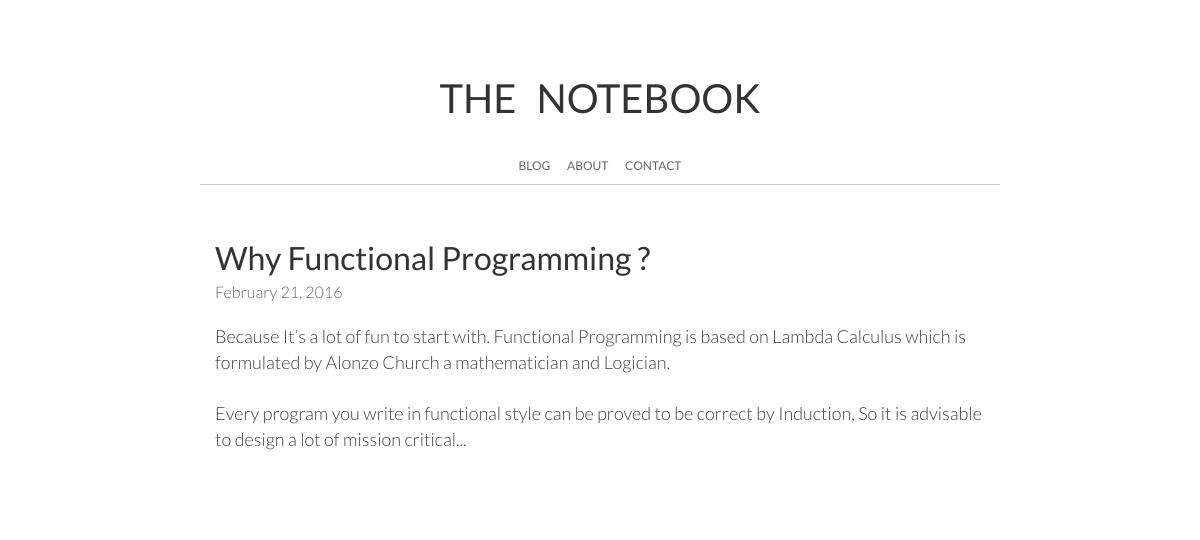
Before: / with the older database file.
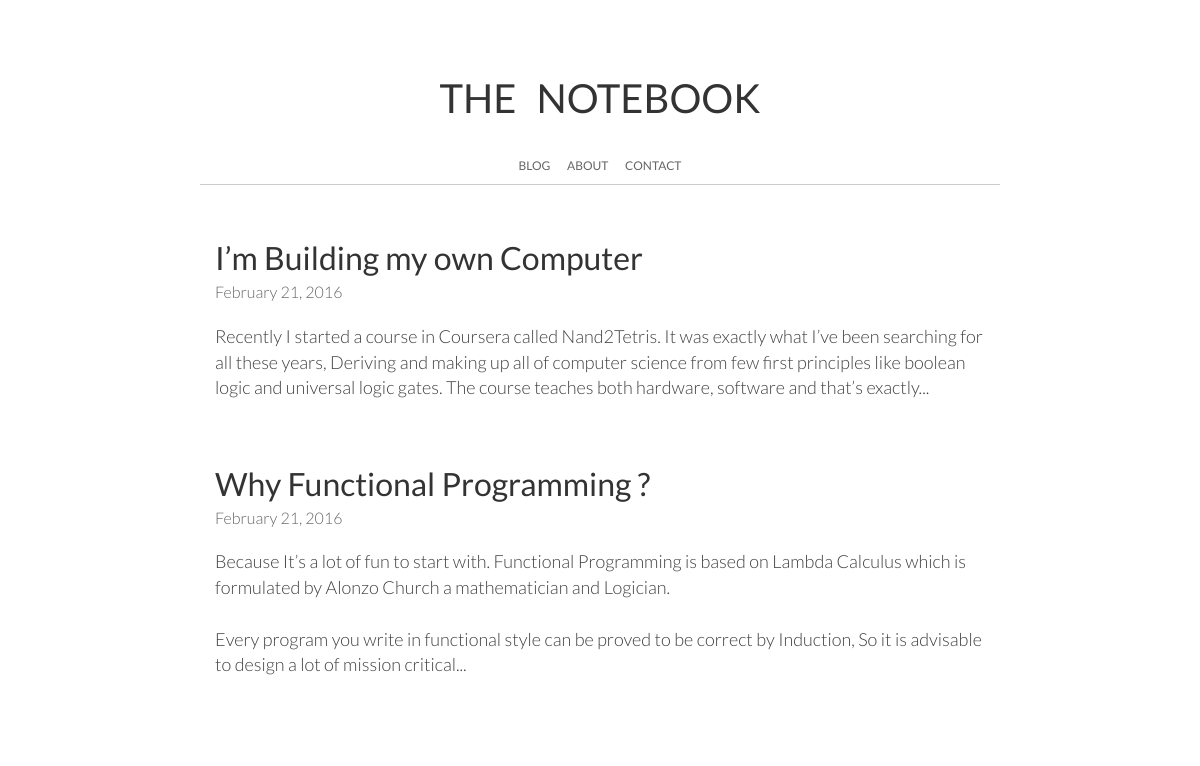
After: the same page with the newer database file.
### tables this page shows
CREATE TABLE "blog" (
	`id`	INTEGER PRIMARY KEY AUTOINCREMENT,
	`title`	TEXT,
	`article`	TEXT,
	`time`	TEXT
);

### server.py (the view)
@app.route('/')
def index():
	list_of_articles = db_connect()
	print list_of_articles
	return render_template('index.html', articles = list_of_articles ,summary = summary)

### server.py (called while the page is built)
def summary(article):
	pos = article.find(" ",300)
	return article[:pos]

def db_connect():
	conn = sqlite3.connect('/var/www/FlaskApps/Blog/example.db')
	c = conn.cursor()
	c.execute('SELECT id,title,article,time FROM blog order by id DESC')
	list_of_articles = c.fetchall()
	conn.close()
	return list_of_articles

### templates/index.html
{% extends "layout.html" %}
{% block content %}
    {% for item in articles %}
	<div class="title"><a href={{ "/post/%s"%item[0] }}>{{ item[1] }}</a></div>
	<span style="color:#666;font-size:16px;font-weight:300">{{ item[3] }}</span><br><br>
	{% autoescape false %}
	<div class="article">{{ summary(item[2])+"..." }}</div>
	{% endautoescape %}
	<br><br><br>
    {% endfor %}
{% endblock %}

### templates/layout.html (shortened to what this page needs)
<!DOCTYPE html>
<html>
<head>
    {% block head %}
	<link rel="stylesheet" type="text/css" href="/static/css/bootstrap.min.css">
	<link rel="stylesheet" type="text/css" href="/static/css/index.css">
	{% endblock %}
</head>
<body>
	<div class="container-fluid" style="margin-top:70px;">
	    <div class="row">
	    	<div class="col-md-2"></div>
	    	<div class="col-md-8 head">
	    		<div class="heading">
	    		    THE&ensp;NOTEBOOK
	    		    <br>
	    		    <p class="links">
	    		    	<a href="/">BLOG</a> &emsp; <a href="/about">ABOUT</a> &emsp; <a href="/contact">CONTACT</a>
	    		    </p>
	    		</div>
	    	</div>
	    	<div class="col-md-2"></div>
	    </div>
		<div class="row">
			<div class="col-md-2"></div>
			<div class="col-md-8">
				{% block content %}{% endblock %}
			</div>
			<div class="col-md-2"></div>
		</div>
	</div>
</body>
</html>

### static/css/index.css (style rules this page uses)
body { font-family: 'Lato'; }
.head { margin-bottom: 50px; padding-bottom: 0px; border-bottom: solid 1px #ccc; }
.heading { color: #333; font-weight: 400; font-size: 40px; width: 100%; text-align: center; }
.heading .links { font-weight: 400; font-size: 12px; margin-top: 30px; }
.links a, .links a:hover, .links a:focus { text-decoration: none; color: #666; }
.title { font-weight: 400; font-size: 32px; color: #333; }
.title a, .title a:hover, .title a:focus,.article a, .article a:hover, .article a:focus { text-decoration: none; color: #333; }
.article { font-weight: 300; font-size: 18px; color: #404040; }

Changed rows visible on the page:
added blog: title "I’m Building my own Computer", time "February 21, 2016", article "Recently I started a course in Coursera called Nand2Tetris. It was exactly what I’ve been searching for all these years, Deriving and making up all of computer science from few first principles like boolean logic and universal logic gates. The course teaches both hardware, software and that’s exactly..."
